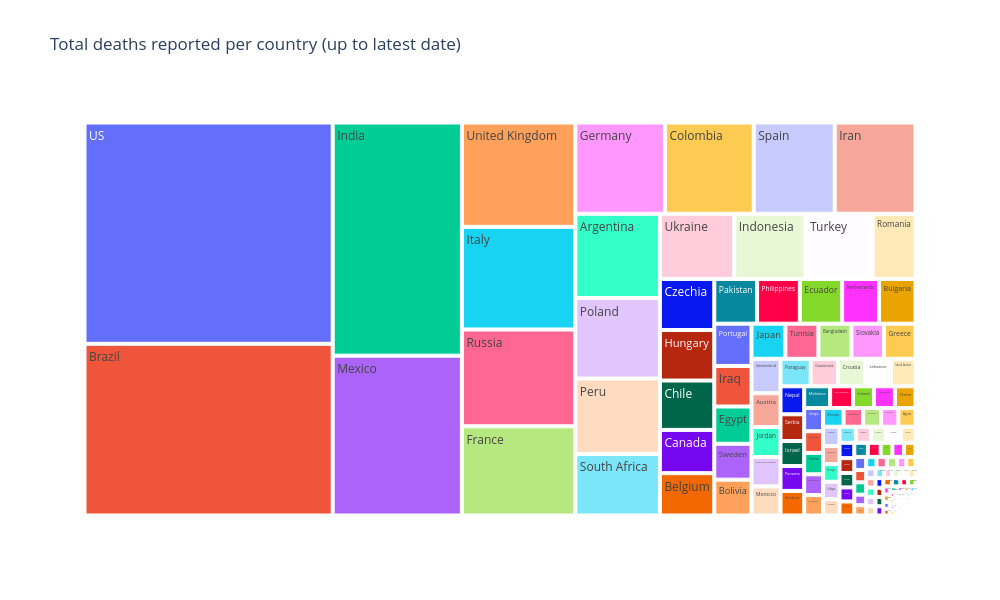

Notebook source saved alongside this figure:
### Markdown cell above
### **6.1 Total deaths reported per country**

### Code cell
max_date = df_deaths_long_format["Date"].max()
df_deaths_per_country = (
    df_deaths_long_format[df_deaths_long_format["Date"] == max_date]
    .groupby("Country/Region")["death_cases"]
    .sum()
    .sort_values(ascending=False)
    .rename("total_deaths")
    .reset_index()
)

display(Markdown("**Top 10 countries by total deaths:**"))
display(df_deaths_per_country.head(10))
display(Markdown("**Bottom 10 countries by total deaths:**"))
display(df_deaths_per_country.tail(10))

fig = px.treemap(
    df_deaths_per_country,
    path=["Country/Region"],
    values="total_deaths",
    title="Total deaths reported per country (up to latest date)",
    width=1000,
    height=600,
)
fig.show()

### Figure 1 — Plotly figure (JSON) as saved in the notebook; plotly's stock layout.template omitted (floating-point values rounded to 4 significant figures; data arrays with more than 128 entries replaced by an {"elided": "..."} marker saying what was removed)
{"data": [{"branchvalues": "total", "domain": {"x": [0, 1], "y": [0, 1]}, "hovertemplate": "labels=%{label}<br>total_deaths=%{value}<br>parent=%{parent}<br>id=%{id}<extra></extra>", "ids": {"elided": "193 str values"}, "labels": {"elided": "193 str values"}, "name": "", "parents": {"elided": "193 str values"}, "type": "treemap", "values": {"elided": "193 float values"}}], "layout": {"height": 600, "legend": {"tracegroupgap": 0}, "title": {"text": "Total deaths reported per country (up to latest date)"}, "width": 1000}}
